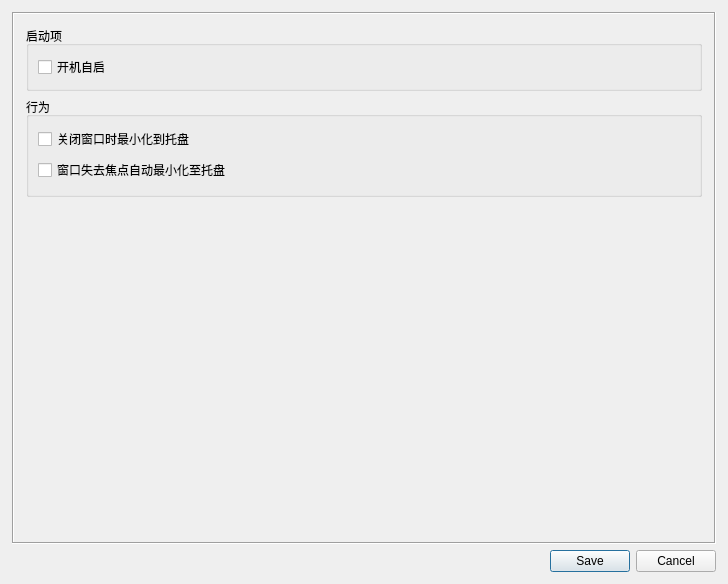
<?xml version="1.0" encoding="UTF-8"?>
<ui version="4.0">
 <class>Settings</class>
 <widget class="QDialog" name="Settings">
  <property name="geometry">
   <rect>
    <x>0</x>
    <y>0</y>
    <width>728</width>
    <height>584</height>
   </rect>
  </property>
  <property name="windowTitle">
   <string>设置</string>
  </property>
  <layout class="QGridLayout" name="gridLayout_2">
   <property name="leftMargin">
    <number>12</number>
   </property>
   <property name="topMargin">
    <number>12</number>
   </property>
   <property name="rightMargin">
    <number>12</number>
   </property>
   <property name="bottomMargin">
    <number>12</number>
   </property>
   <item row="0" column="0">
    <widget class="QScrollArea" name="scrollArea">
     <property name="frameShape">
      <enum>QFrame::Shape::Box</enum>
     </property>
     <property name="verticalScrollBarPolicy">
      <enum>Qt::ScrollBarPolicy::ScrollBarAsNeeded</enum>
     </property>
     <property name="widgetResizable">
      <bool>true</bool>
     </property>
     <widget class="QWidget" name="scrollAreaWidgetContents">
      <property name="geometry">
       <rect>
        <x>0</x>
        <y>0</y>
        <width>700</width>
        <height>524</height>
       </rect>
      </property>
      <property name="sizePolicy">
       <sizepolicy hsizetype="Preferred" vsizetype="Preferred">
        <horstretch>0</horstretch>
        <verstretch>0</verstretch>
       </sizepolicy>
      </property>
      <layout class="QGridLayout" name="gridLayout">
       <property name="leftMargin">
        <number>12</number>
       </property>
       <property name="topMargin">
        <number>12</number>
       </property>
       <property name="rightMargin">
        <number>12</number>
       </property>
       <property name="bottomMargin">
        <number>12</number>
       </property>
       <item row="3" column="1">
        <spacer name="verticalSpacer">
         <property name="orientation">
          <enum>Qt::Orientation::Vertical</enum>
         </property>
         <property name="sizeType">
          <enum>QSizePolicy::Policy::MinimumExpanding</enum>
         </property>
         <property name="sizeHint" stdset="0">
          <size>
           <width>20</width>
           <height>40</height>
          </size>
         </property>
        </spacer>
       </item>
       <item row="0" column="1" alignment="Qt::AlignmentFlag::AlignTop">
        <widget class="QGroupBox" name="groupBox">
         <property name="sizePolicy">
          <sizepolicy hsizetype="Expanding" vsizetype="Fixed">
           <horstretch>0</horstretch>
           <verstretch>0</verstretch>
          </sizepolicy>
         </property>
         <property name="title">
          <string>启动项</string>
         </property>
         <layout class="QGridLayout" name="gridLayout_3">
          <item row="0" column="0">
           <widget class="QCheckBox" name="executeOnStarter">
            <property name="palette">
             <palette>
              <active>
               <colorrole role="ToolTipBase">
                <brush brushstyle="SolidPattern">
                 <color alpha="255">
                  <red>60</red>
                  <green>58</green>
                  <blue>46</blue>
                 </color>
                </brush>
               </colorrole>
              </active>
              <inactive>
               <colorrole role="ToolTipBase">
                <brush brushstyle="SolidPattern">
                 <color alpha="255">
                  <red>60</red>
                  <green>58</green>
                  <blue>46</blue>
                 </color>
                </brush>
               </colorrole>
              </inactive>
              <disabled>
               <colorrole role="ToolTipBase">
                <brush brushstyle="SolidPattern">
                 <color alpha="255">
                  <red>60</red>
                  <green>58</green>
                  <blue>46</blue>
                 </color>
                </brush>
               </colorrole>
              </disabled>
             </palette>
            </property>
            <property name="text">
             <string>开机自启</string>
            </property>
            <property name="checked">
             <bool>false</bool>
            </property>
            <property name="tristate">
             <bool>false</bool>
            </property>
           </widget>
          </item>
         </layout>
        </widget>
       </item>
       <item row="1" column="1">
        <widget class="QGroupBox" name="groupBox_2">
         <property name="sizePolicy">
          <sizepolicy hsizetype="Expanding" vsizetype="Fixed">
           <horstretch>0</horstretch>
           <verstretch>0</verstretch>
          </sizepolicy>
         </property>
         <property name="minimumSize">
          <size>
           <width>0</width>
           <height>100</height>
          </size>
         </property>
         <property name="title">
          <string>行为</string>
         </property>
         <layout class="QVBoxLayout" name="verticalLayout">
          <item>
           <widget class="QCheckBox" name="closeMinimizer">
            <property name="sizePolicy">
             <sizepolicy hsizetype="Minimum" vsizetype="Fixed">
              <horstretch>0</horstretch>
              <verstretch>0</verstretch>
             </sizepolicy>
            </property>
            <property name="text">
             <string>关闭窗口时最小化到托盘</string>
            </property>
           </widget>
          </item>
          <item>
           <widget class="QCheckBox" name="focusOutMinimizer">
            <property name="sizePolicy">
             <sizepolicy hsizetype="Minimum" vsizetype="Fixed">
              <horstretch>0</horstretch>
              <verstretch>0</verstretch>
             </sizepolicy>
            </property>
            <property name="text">
             <string>窗口失去焦点自动最小化至托盘</string>
            </property>
           </widget>
          </item>
         </layout>
        </widget>
       </item>
      </layout>
     </widget>
    </widget>
   </item>
   <item row="2" column="0">
    <widget class="QDialogButtonBox" name="dialogbtn">
     <property name="standardButtons">
      <set>QDialogButtonBox::StandardButton::Cancel|QDialogButtonBox::StandardButton::Save</set>
     </property>
     <property name="centerButtons">
      <bool>false</bool>
     </property>
    </widget>
   </item>
  </layout>
 </widget>
 <resources/>
 <connections>
  <connection>
   <sender>dialogbtn</sender>
   <signal>rejected()</signal>
   <receiver>Settings</receiver>
   <slot>close()</slot>
   <hints>
    <hint type="sourcelabel">
     <x>363</x>
     <y>548</y>
    </hint>
    <hint type="destinationlabel">
     <x>363</x>
     <y>291</y>
    </hint>
   </hints>
  </connection>
 </connections>
</ui>
